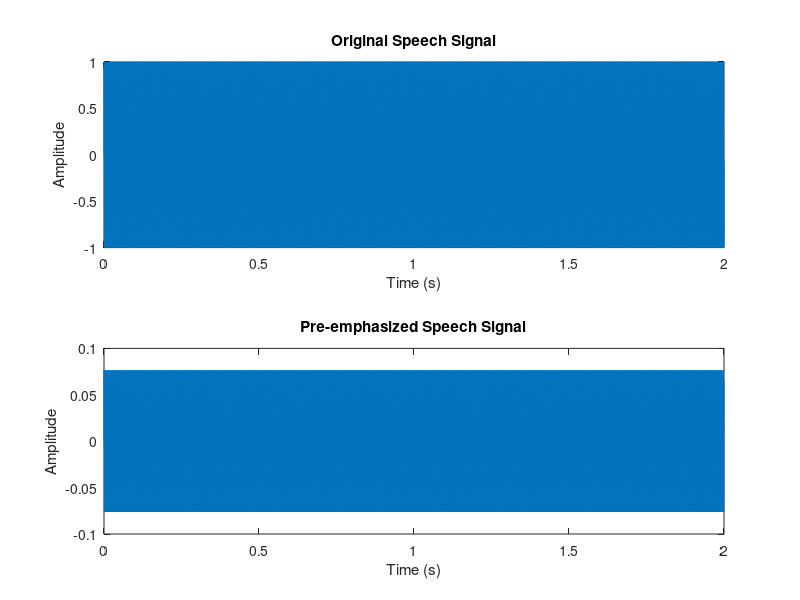
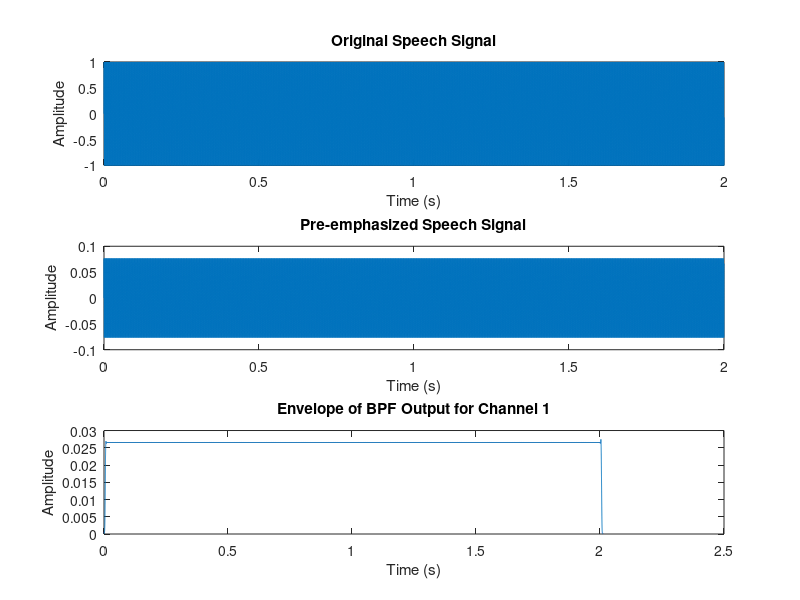
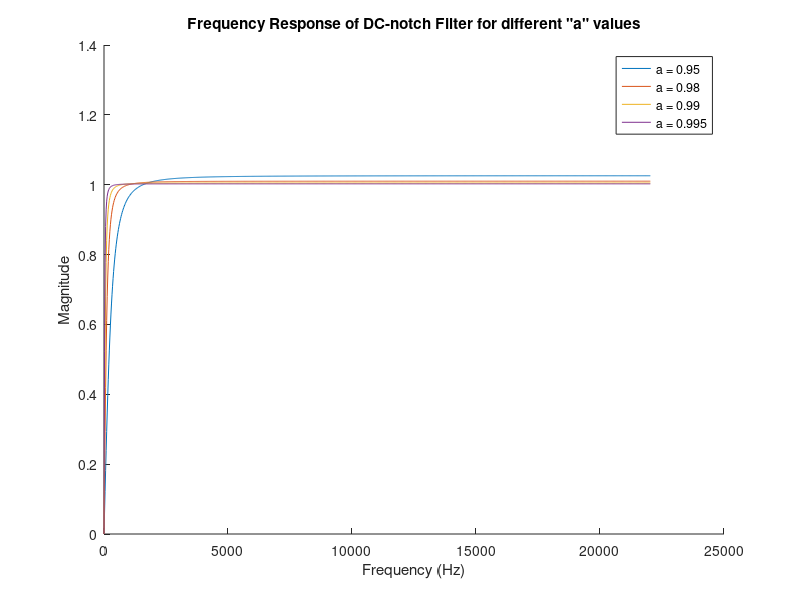
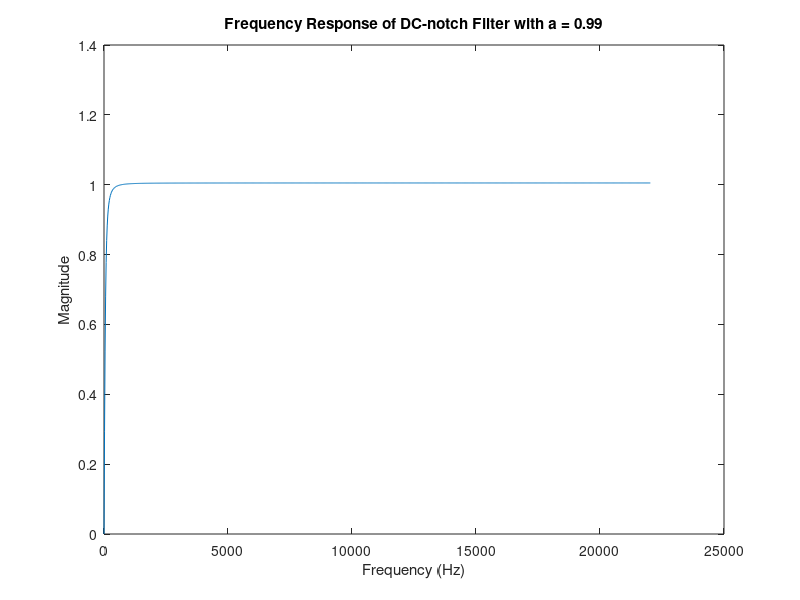

These charts were generated, in order, by the following MATLAB code: (Note: this script raises an error after producing the figures.)
% Clear command window and workspace
clear;
clc;

% Pre-emphasis filter for speech signal
fs = 44100;
duration = 2;

% Generate the time vector
t = (0:1/fs:duration-1/fs);

% Generate the input sine wave signal with frequency 500 Hz
inputSignal = sin(2*pi*500*t);

% Define the pre-emphasis filter coefficient
preEmphasis = 0.97; % Commonly used value

% Apply the pre-emphasis filter using the difference equation
% y(n) = x(n) - a * x(n-1)
preEmphasizedSignal = filter([1 -preEmphasis], 1, inputSignal);

% Plot the original and pre-emphasized signals for comparison
t = (0:length(inputSignal)-1)/fs;

figure;
subplot(2,1,1);
plot(t, inputSignal);
title('Original Speech Signal');
xlabel('Time (s)');
ylabel('Amplitude');

subplot(2,1,2);
plot(t, preEmphasizedSignal);
title('Pre-emphasized Speech Signal');
xlabel('Time (s)');
ylabel('Amplitude');

% Save the pre-emphasized signal to a new audio file
audiowrite('normal_sinusoid_debugging.wav', preEmphasizedSignal, fs);

% Define center frequencies and bandwidths
fc = [394, 692, 1064, 1528, 2109, 2834, 3740, 4871]; % Center frequencies
B = [265, 331, 413, 516, 645, 805, 1006, 1257]; % Bandwidths

% Number of channels
numChannels = length(fc);

% Filter length (choose an appropriate length, must be the same for all filters)
L = 512;

% Sampling frequency
Fs = 44100;

% Preallocate array for filter coefficients
filters = zeros(numChannels, L);

% Design filters using Hamming-sinc method
for k = 1:numChannels
    % Calculate cutoff frequencies
    f_low = fc(k) - B(k) / 2;
    f_high = fc(k) + B(k) / 2;
    
    % Normalized cutoff frequencies
    f_low_norm = f_low / (Fs / 2);
    f_high_norm = f_high / (Fs / 2);
    
    % Design the BPF using the Hamming-sinc method
    filters(k, :) = fir1(L-1, [f_low_norm, f_high_norm]);
end

% Apply the filter bank to the pre-emphasized signal
outputSignals = zeros(numChannels, length(preEmphasizedSignal) + L - 1);
for k = 1:numChannels
    outputSignals(k, :) = conv(preEmphasizedSignal, filters(k, :));
end

% Design a different LPF for each channel
lpfLength = 128; % Length of the LPF
lpfs = zeros(numChannels, lpfLength);

for k = 1:numChannels
    % Passband edge frequency (half of the BPF bandwidth)
    passbandEdge = B(k) / 2 / (Fs / 2);
    lpfs(k, :) = fir1(lpfLength-1, passbandEdge);
end

% Apply the LPF to the magnitude of the BPF outputs
envelopes = zeros(size(outputSignals));
for k = 1:numChannels
    magnitudes = abs(outputSignals(k, :));
    envelopes(k, :) = conv(magnitudes, lpfs(k, :), 'same'); % Use 'same' to keep the output length same as input
end

% Plot the original signal, pre-emphasized signal, and the envelope of one channel
t = (0:length(inputSignal)-1)/fs;
figure;
subplot(3,1,1);
plot(t, inputSignal);
title('Original Speech Signal');
xlabel('Time (s)');
ylabel('Amplitude');

subplot(3,1,2);
plot(t, preEmphasizedSignal);
title('Pre-emphasized Speech Signal');
xlabel('Time (s)');
ylabel('Amplitude');

subplot(3,1,3);
t_envelope = (0:length(envelopes(1, :))-1)/fs;
plot(t_envelope, envelopes(1, :));
title('Envelope of BPF Output for Channel 1');
xlabel('Time (s)');
ylabel('Amplitude');

% Play the envelope signal of the first channel as an example
soundsc(envelopes(3, :), fs); % You can select the which envelope output would you want to play

% (b) Design the DC-notch filter
a_values = [0.95, 0.98, 0.99, 0.995];

% Plot four magnitude responses in the same figure
figure;
hold on;
for a = a_values
    [h_notch, w] = freqz([1 -1], [1 -a], 1024, Fs);
    plot(w, abs(h_notch));
end
title('Frequency Response of DC-notch Filter for different "a" values');
xlabel('Frequency (Hz)');
ylabel('Magnitude');
legend('a = 0.95', 'a = 0.98', 'a = 0.99', 'a = 0.995');
hold off;

% Determine the value of the pole "a" for a notch bandwidth <= 100 Hz
notch_bandwidth = 100 / (Fs / 2);
a = 0.99; % Initial guess for "a"

% Function to find the value of "a" such that the notch bandwidth is <= 100 Hz
for a_candidate = 0.95:0.0001:0.9999
    [h_notch, w] = freqz([1 -1], [1 -a_candidate], 1024, Fs);
    notch_bandwidth_actual = sum(abs(h_notch) >= 0.9) / length(w) * (Fs / 2);
    if notch_bandwidth_actual <= 100
        a = a_candidate;
        break;
    end
end

% Plot frequency response of the chosen DC-notch filter
figure;
[h_notch, w] = freqz([1 -1], [1 -a], 1024, Fs);
plot(w, abs(h_notch));
title(['Frequency Response of DC-notch Filter with a = ' num2str(a)]);
xlabel('Frequency (Hz)');
ylabel('Magnitude');

% (c) Apply the notch filter to the LPF output to remove DC component
filteredEnvelopes = zeros(size(envelopes));
for k = 1:numChannels
    filteredEnvelopes(k, :) = filter([1 -1], [1 -a], envelopes(k, :));
end

% Pick one channel and plot three frequency responses: the Hamming-sinc LPF, the DC-notch filter, and the cascade system
channelToPlot = 1;

% Hamming-sinc LPF
[h_lpf, w_lpf] = freqz(lpfs(channelToPlot, :), 1, 1024, Fs);

% Cascade system (LPF followed by the DC-notch filter)
[h_cascade, w_cascade] = freqz(conv(lpfs(channelToPlot, :), [1 -1]), [1 -a], 1024, Fs);

% Plot the frequency responses
figure;
subplot(3,1,1);
plot(w_lpf, abs(h_lpf));
title('Frequency Response of Hamming-sinc LPF');
xlabel('Frequency (Hz)');
ylabel('Magnitude');

subplot(3,1,2);
plot(w, abs(h_notch));
title(['Frequency Response of DC-notch Filter with a = ' num2str(a)]);
xlabel('Frequency (Hz)');
ylabel('Magnitude');

subplot(3,1,3);
plot(w_cascade, abs(h_cascade));
title('Frequency Response of Cascade System (LPF followed by DC-notch Filter)');
xlabel('Frequency (Hz)');
ylabel('Magnitude');

% Define carrier frequencies
fc = [394, 692, 1064, 1528, 2109, 2834, 3740, 4871]; % Center frequencies

% Initialize audio output
audioOutput = zeros(1, length(envelopes(1, :)));

% Generate modulated signals and sum them up
for k = 1:numChannels
    % Generate carrier signal
    t = (0:length(envelopes(k, :))-1) / fs;
    carrier = cos(2*pi*fc(k)*t); % Carrier signal
    
    % Modulate the envelope with the carrier
    modulatedSignal = envelopes(k, :) .* carrier;
    
    % Sum up the modulated signals
    audioOutput = audioOutput + modulatedSignal;
end

% Normalize the audio output to prevent clipping
audioOutput = audioOutput / max(abs(audioOutput));
figure
subplot(2,1,1)
spectrogram(audioOutput,fs)
subplot(2,1,2)
pspectrum(audioOutput,fs,'power')

% Play the audio
soundsc(audioOutput, fs);